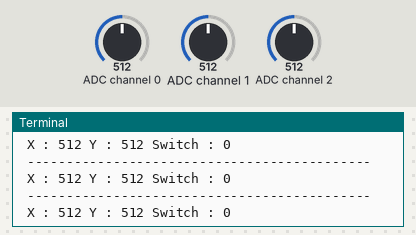
The program below on a simulated Raspberry Pi (BCM pin numbers). Parts: the last lines printed to the terminal. Inputs (shaded band) come from the test bench; at power-on: ADC channel 1 = 512, ADC channel 2 = 512, ADC channel 0 = 512 (analog values on the 0–1023 scale).

Above: at 1.2 s.
1.3 s: ADC channel 1 set to 716
At 1.9 s:
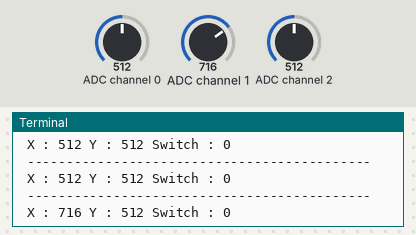
2.8 s: ADC channel 2 set to 716
At 3.4 s:
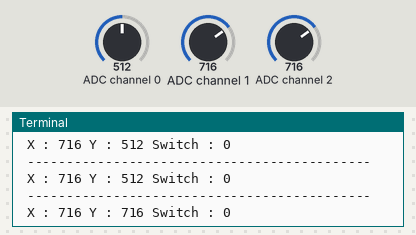
4.3 s: ADC channel 0 set to 1023
At 4.9 s:
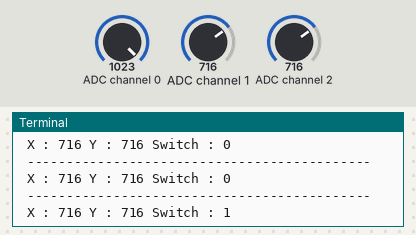
5.8 s: ADC channel 1 set to 900
At 6.4 s:
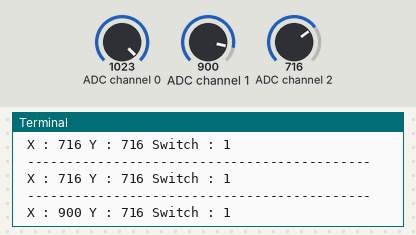
7.3 s: ADC channel 0 set to 900
At 7.9 s:
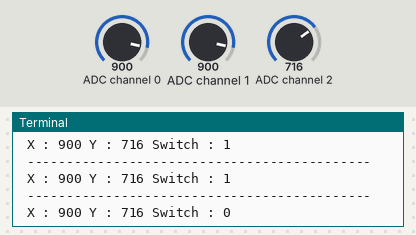
8.8 s: ADC channel 2 set to 900
At 9.4 s:
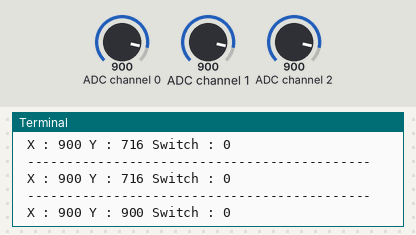
Timing chart, 0 to 11.3 s (numbered marks = the images above; inputs shaded):
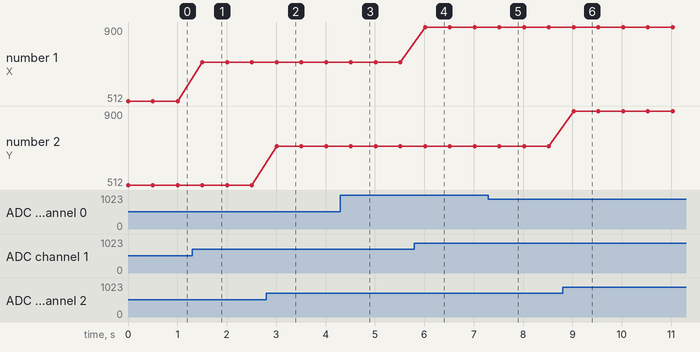

The program:

JoyStick.py
```python
from gpiozero import MCP3008
from time import sleep

# Define Sensor channels
swt_channel = 0
vrx_channel = 1
vry_channel = 2

# Create an MCP3008 object for reading analog values
swt_pot = MCP3008(channel = swt_channel)
vrx_pot = MCP3008(channel = vrx_channel)
vry_pot = MCP3008(channel = vry_channel)

try:
     while True:
          # Read the Joystick position data
          vrx_pos = int(vrx_pot.value * 1023)
          vry_pos = int(vry_pot.value * 1023)
          swt_val = int(swt_pot.value)

          print(" -------------------------------------------- ")
          print(" X : {} Y : {} Switch : {}".format(vrx_pos, vry_pos, swt_val))

          sleep(0.5)

except KeyboardInterrupt:
     print("Keyboard interrupt detected. Exiting Program!")
```

Measured:
- after the input at 1.3 s, the terminal: prints a new line after 0.21 s (image 1)
- after the input at 2.8 s, the terminal: prints a new line after 0.21 s (image 2)
- after the input at 4.3 s, the terminal: prints a new line after 0.21 s (image 3)
- after the input at 5.8 s, the terminal: prints a new line after 0.22 s (image 4)
- after the input at 7.3 s, the terminal: prints a new line after 0.22 s (image 5)
- after the input at 8.8 s, the terminal: prints a new line after 0.22 s (image 6)
- plotted number 1: 512 → 716 after the input at 1.3 s, 716 → 900 after the input at 5.8 s
